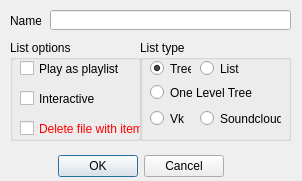
<?xml version="1.0" encoding="UTF-8"?>
<ui version="4.0">
 <class>TabDialog</class>
 <widget class="QDialog" name="TabDialog">
  <property name="geometry">
   <rect>
    <x>0</x>
    <y>0</y>
    <width>302</width>
    <height>181</height>
   </rect>
  </property>
  <property name="windowTitle">
   <string>Dialog</string>
  </property>
  <widget class="QDialogButtonBox" name="buttonBox">
   <property name="geometry">
    <rect>
     <x>10</x>
     <y>150</y>
     <width>261</width>
     <height>32</height>
    </rect>
   </property>
   <property name="orientation">
    <enum>Qt::Horizontal</enum>
   </property>
   <property name="standardButtons">
    <set>QDialogButtonBox::Cancel|QDialogButtonBox::Ok</set>
   </property>
   <property name="centerButtons">
    <bool>true</bool>
   </property>
  </widget>
  <widget class="QLabel" name="label">
   <property name="geometry">
    <rect>
     <x>10</x>
     <y>10</y>
     <width>31</width>
     <height>21</height>
    </rect>
   </property>
   <property name="text">
    <string>Name</string>
   </property>
   <property name="scaledContents">
    <bool>true</bool>
   </property>
   <property name="buddy">
    <cstring>tabName</cstring>
   </property>
  </widget>
  <widget class="QLineEdit" name="tabName">
   <property name="geometry">
    <rect>
     <x>50</x>
     <y>10</y>
     <width>241</width>
     <height>20</height>
    </rect>
   </property>
   <property name="toolTip">
    <string>This name will be shown in tab header</string>
   </property>
   <property name="text">
    <string/>
   </property>
  </widget>
  <widget class="QGroupBox" name="groupBox">
   <property name="geometry">
    <rect>
     <x>140</x>
     <y>40</y>
     <width>151</width>
     <height>101</height>
    </rect>
   </property>
   <property name="toolTip">
    <string>&lt;html&gt;&lt;head/&gt;&lt;body&gt;&lt;p&gt;List type let you set type of elements placement relative to its logical path.&lt;/p&gt;&lt;/body&gt;&lt;/html&gt;</string>
   </property>
   <property name="title">
    <string>List type</string>
   </property>
   <widget class="QRadioButton" name="isListRadio">
    <property name="geometry">
     <rect>
      <x>60</x>
      <y>20</y>
      <width>41</width>
      <height>17</height>
     </rect>
    </property>
    <property name="toolTip">
     <string>&lt;html&gt;&lt;head/&gt;&lt;body&gt;&lt;p&gt;In this case you will see items, without any relation to the folder&lt;/p&gt;&lt;/body&gt;&lt;/html&gt;</string>
    </property>
    <property name="text">
     <string>List</string>
    </property>
   </widget>
   <widget class="QRadioButton" name="isTreeRadio">
    <property name="geometry">
     <rect>
      <x>10</x>
      <y>20</y>
      <width>41</width>
      <height>17</height>
     </rect>
    </property>
    <property name="toolTip">
     <string>&lt;html&gt;&lt;head/&gt;&lt;body&gt;&lt;p&gt; In this case you will see full path, which will be splited on folders.&lt;/p&gt;&lt;/body&gt;&lt;/html&gt;</string>
    </property>
    <property name="text">
     <string>Tree</string>
    </property>
    <property name="checked">
     <bool>true</bool>
    </property>
   </widget>
   <widget class="QRadioButton" name="isOneLevelTreeRadio">
    <property name="geometry">
     <rect>
      <x>10</x>
      <y>44</y>
      <width>121</width>
      <height>17</height>
     </rect>
    </property>
    <property name="toolTip">
     <string>&lt;html&gt;&lt;head/&gt;&lt;body&gt;&lt;p&gt;In this case you will see only parent folder of item. If you include two folders with the same name - it will be shown as one folder and will contain items from both folders.&lt;/p&gt;&lt;/body&gt;&lt;/html&gt;</string>
    </property>
    <property name="text">
     <string>One Level Tree</string>
    </property>
   </widget>
   <widget class="QRadioButton" name="isVkRadio">
    <property name="geometry">
     <rect>
      <x>10</x>
      <y>70</y>
      <width>41</width>
      <height>17</height>
     </rect>
    </property>
    <property name="toolTip">
     <string>&lt;html&gt;&lt;head/&gt;&lt;body&gt;&lt;p&gt;In this case you will see items, without any relation to the folder&lt;/p&gt;&lt;/body&gt;&lt;/html&gt;</string>
    </property>
    <property name="text">
     <string>Vk</string>
    </property>
   </widget>
   <widget class="QRadioButton" name="isSoundcloudRadio">
    <property name="geometry">
     <rect>
      <x>60</x>
      <y>70</y>
      <width>81</width>
      <height>17</height>
     </rect>
    </property>
    <property name="toolTip">
     <string>&lt;html&gt;&lt;head/&gt;&lt;body&gt;&lt;p&gt;In this case you will see items, without any relation to the folder&lt;/p&gt;&lt;/body&gt;&lt;/html&gt;</string>
    </property>
    <property name="text">
     <string>Soundcloud</string>
    </property>
   </widget>
  </widget>
  <widget class="QGroupBox" name="groupBox_2">
   <property name="geometry">
    <rect>
     <x>10</x>
     <y>40</y>
     <width>131</width>
     <height>101</height>
    </rect>
   </property>
   <property name="title">
    <string>List options</string>
   </property>
   <widget class="QCheckBox" name="playlist">
    <property name="geometry">
     <rect>
      <x>10</x>
      <y>20</y>
      <width>121</width>
      <height>17</height>
     </rect>
    </property>
    <property name="toolTip">
     <string>&lt;html&gt;&lt;head/&gt;&lt;body&gt;&lt;p&gt;After ending playing of current element automatically initiated next item&lt;/p&gt;&lt;/body&gt;&lt;/html&gt;</string>
    </property>
    <property name="text">
     <string>Play as playlist</string>
    </property>
   </widget>
   <widget class="QCheckBox" name="interactive">
    <property name="geometry">
     <rect>
      <x>10</x>
      <y>50</y>
      <width>121</width>
      <height>17</height>
     </rect>
    </property>
    <property name="text">
     <string>Interactive</string>
    </property>
   </widget>
   <widget class="QCheckBox" name="deleteFile">
    <property name="geometry">
     <rect>
      <x>10</x>
      <y>80</y>
      <width>121</width>
      <height>17</height>
     </rect>
    </property>
    <property name="toolTip">
     <string>&lt;html&gt;&lt;head/&gt;&lt;body&gt;&lt;p&gt;With this option when you remove item, you are initiate deletion  of object from your hard disk ( or account data storage)&lt;/p&gt;&lt;/body&gt;&lt;/html&gt;</string>
    </property>
    <property name="styleSheet">
     <string notr="true">color: red</string>
    </property>
    <property name="text">
     <string>Delete file with item</string>
    </property>
   </widget>
  </widget>
 </widget>
 <resources/>
 <connections>
  <connection>
   <sender>buttonBox</sender>
   <signal>accepted()</signal>
   <receiver>TabDialog</receiver>
   <slot>accept()</slot>
   <hints>
    <hint type="sourcelabel">
     <x>248</x>
     <y>254</y>
    </hint>
    <hint type="destinationlabel">
     <x>157</x>
     <y>274</y>
    </hint>
   </hints>
  </connection>
  <connection>
   <sender>buttonBox</sender>
   <signal>rejected()</signal>
   <receiver>TabDialog</receiver>
   <slot>reject()</slot>
   <hints>
    <hint type="sourcelabel">
     <x>316</x>
     <y>260</y>
    </hint>
    <hint type="destinationlabel">
     <x>286</x>
     <y>274</y>
    </hint>
   </hints>
  </connection>
 </connections>
</ui>
